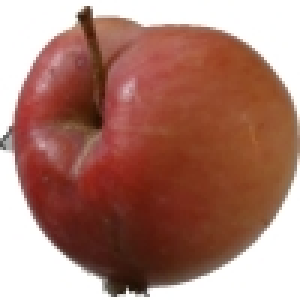
#> input picture data/fruits-360/Training/Apple 10/r1_84_100.jpg, 100 x 100 px, found by its file name (shown 3 times larger); its folder holds only this picture in this run
$ jupyter execute data_processing.ipynb
#> lines starting #> are read from the running program, lines starting #| are printed output that depends on the picture
devoloping PCA algorithm for dimension reduction

[cell 1]
import numpy as np
import cv2
import matplotlib.pyplot as plt
from sklearn.decomposition import IncrementalPCA
from os.path import isfile, join
import os
import pickle  # For saving/loading processed data
from tqdm import tqdm

# Cache directory to store processed data
CACHE_DIR = "cache"
os.makedirs(CACHE_DIR, exist_ok=True)

# Import images from the specified path in batches
def import_images_in_batches(path, resize_dim=(50, 50), batch_size=1000):
    cache_file = join(CACHE_DIR, f"images_{resize_dim[0]}x{resize_dim[1]}.pkl")
    if isfile(cache_file):
        try:
            print(f"Loading cached images from {cache_file}...")
            with tqdm(total=1, desc="Loading cached images", unit="file") as pbar:
                with open(cache_file, "rb") as f:
                    images, labels = pickle.load(f)
                pbar.update(1)
        except (EOFError, pickle.UnpicklingError):
            print(f"Corrupted cache file detected: {cache_file}. Deleting it...")
            os.remove(cache_file)
            raise RuntimeError("Cache file was corrupted and has been deleted. Please rerun the script.")
        for i in range(0, len(images), batch_size):
            yield images[i:i + batch_size], labels[i:i + batch_size]
    else:
        print("Processing images...")
        images = []
        labels = []
        folders = os.listdir(path)
        for folder in tqdm(folders, desc="Importing images", unit="folder"):
            folder_path = join(path, folder)
            if os.path.isdir(folder_path):
                files = os.listdir(folder_path)
                for file in tqdm(files, desc=f"Processing {folder}", leave=False, unit="file"):
                    file_path = join(folder_path, file)
                    if isfile(file_path):
                        img = cv2.imread(file_path)
                        img = cv2.cvtColor(img, cv2.COLOR_BGR2RGB)  # Convert BGR to RGB
                        img = cv2.resize(img, resize_dim)  # Resize to reduce memory usage
                        images.append(img.flatten())  # Flatten the image
                        labels.append(folder)  # Use folder name as label
        images = np.array(images, dtype=np.float32) / 255.0  # Normalize pixel values
        labels = np.array(labels)
        print(f"Saving processed images to {cache_file}...")
        with tqdm(total=1, desc="Saving images", unit="file") as pbar:
            with open(cache_file, "wb") as f:
                pickle.dump((images, labels), f)
            pbar.update(1)
        for i in range(0, len(images), batch_size):
            yield images[i:i + batch_size], labels[i:i + batch_size]

# Apply Incremental PCA to reduce dimensionality
def apply_incremental_pca(path, n_components=2, resize_dim=(50, 50), batch_size=1000):
    cache_file = join(CACHE_DIR, f"pca_{n_components}_components.pkl")
    if isfile(cache_file):
        print(f"Loading cached PCA results from {cache_file}...")
        with tqdm(total=1, desc="Loading PCA results", unit="file") as pbar:
            with open(cache_file, "rb") as f:
                reduced_images, labels = pickle.load(f)
            pbar.update(1)
    else:
        print("Fitting Incremental PCA...")
        ipca = IncrementalPCA(n_components=n_components)
        labels = []
        reduced_images = []
        batches = list(import_images_in_batches(path, resize_dim, batch_size))
        with tqdm(total=len(batches), desc="Fitting PCA batches", unit="batch") as pbar:
            for images_batch, labels_batch in batches:
                ipca.partial_fit(images_batch)  # Incrementally fit PCA on each batch
                labels.extend(labels_batch)
                pbar.update(1)
        print("Transforming data with Incremental PCA...")
        with tqdm(total=len(batches), desc="Transforming PCA batches", unit="batch") as pbar:
            for images_batch, _ in batches:
                reduced_images.append(ipca.transform(images_batch))  # Transform each batch
                pbar.update(1)
        reduced_images = np.vstack(reduced_images)
        labels = np.array(labels)
        print(f"Saving PCA results to {cache_file}...")
        with tqdm(total=1, desc="Saving PCA results", unit="file") as pbar:
            with open(cache_file, "wb") as f:
                pickle.dump((reduced_images, labels), f)
            pbar.update(1)
    return reduced_images, labels

# Visualize the PCA results
def visualize_pca(reduced_images, labels):
    plt.figure(figsize=(8, 6))
    unique_labels = np.unique(labels)
    label_to_index = {label: idx for idx, label in enumerate(unique_labels)}
    numeric_labels = np.array([label_to_index[label] for label in labels])
    for i, label in enumerate(unique_labels):
        mask = numeric_labels == i  # Create a boolean mask for filtering
        plt.scatter(reduced_images[mask, 0], reduced_images[mask, 1], label=label, alpha=0.6, s=10)
    plt.title('PCA of Images')
    plt.xlabel('Principal Component 1')
    plt.ylabel('Principal Component 2')
    plt.legend(markerscale=2, bbox_to_anchor=(1.05, 1), loc='upper left')
    plt.tight_layout()
    plt.show()

# Main function to run Incremental PCA on images
def main():
    path = 'fruits-360/Training'
    if not os.path.exists(path):
        print(f"Error: Path '{path}' does not exist.")
        return
    reduced_images, labels = apply_incremental_pca(path, n_components=2, resize_dim=(50, 50), batch_size=1000)
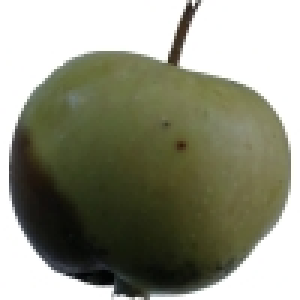
#> input picture data/fruits-360/Training/Apple 12/r0_200_100.jpg, 100 x 100 px, found by its file name (shown 3 times larger)
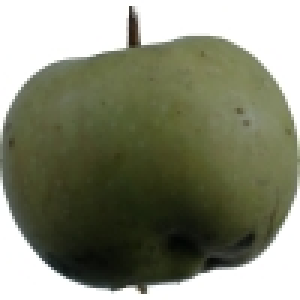
#> input picture data/fruits-360/Training/Apple 12/r0_258_100.jpg, 100 x 100 px, found by its file name (shown 3 times larger)
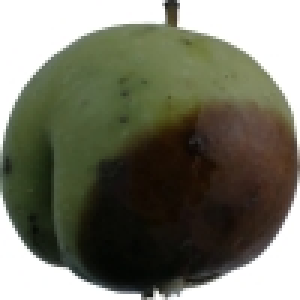
#> input picture data/fruits-360/Training/Apple 12/r0_98_100.jpg, 100 x 100 px, found by its file name (shown 3 times larger)
#> in apply_incremental_pca, `batches = list(import_images_in_batches(path, resize_dim, batch_size))`: batches = 1 item
#> the loop in apply_incremental_pca, `for images_batch, labels_batch in batches:` made 1 pass
#> after the loop in apply_incremental_pca, `for images_batch, labels_batch in batches:`: labels = ['Apple 10', 'Apple 12', 'Apple 12', 'Apple 12']
#> the loop in apply_incremental_pca, `for images_batch, _ in batches:` made 1 pass
#> after the loop in apply_incremental_pca, `for images_batch, _ in batches:`: reduced_images = [[[-14.91, -2.63], [8.18, -9.88], [3.46, 3.44], [3.27, 9.07]]]
#> in apply_incremental_pca, `reduced_images = np.vstack(reduced_images)`: reduced_images = [[-14.91, -2.63], [8.18, -9.88], [3.46, 3.44], [3.27, 9.07]]
    visualize_pca(reduced_images, labels)

if __name__ == "__main__":
    main()
#> in visualize_pca, `label_to_index = {label: idx for idx, label in enumerate(unique_labels)}`: label_to_index = {'Apple 10': 0, 'Apple 12': 1}
#> in visualize_pca, `numeric_labels = np.array([label_to_index[label] for label in labels])`: numeric_labels = [0, 1, 1, 1]
#> the loop in visualize_pca, `for i, label in enumerate(unique_labels):` made 2 passes
#> (label, mask) on passes 1 to 2: ('Apple 10', [True, False, False, False]), ('Apple 12', [False, True, True, True])
#> in visualize_pca, `plt.show()`:
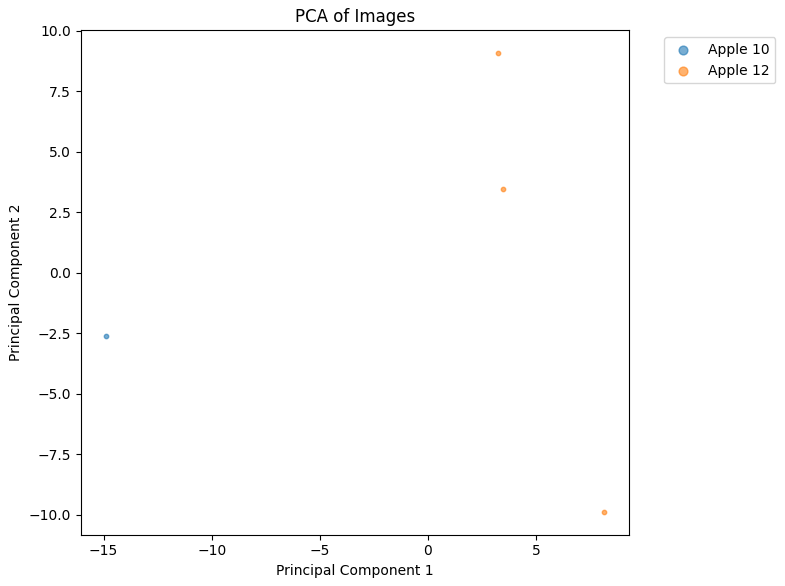
#> figure drawn by matplotlib, 1 panel
